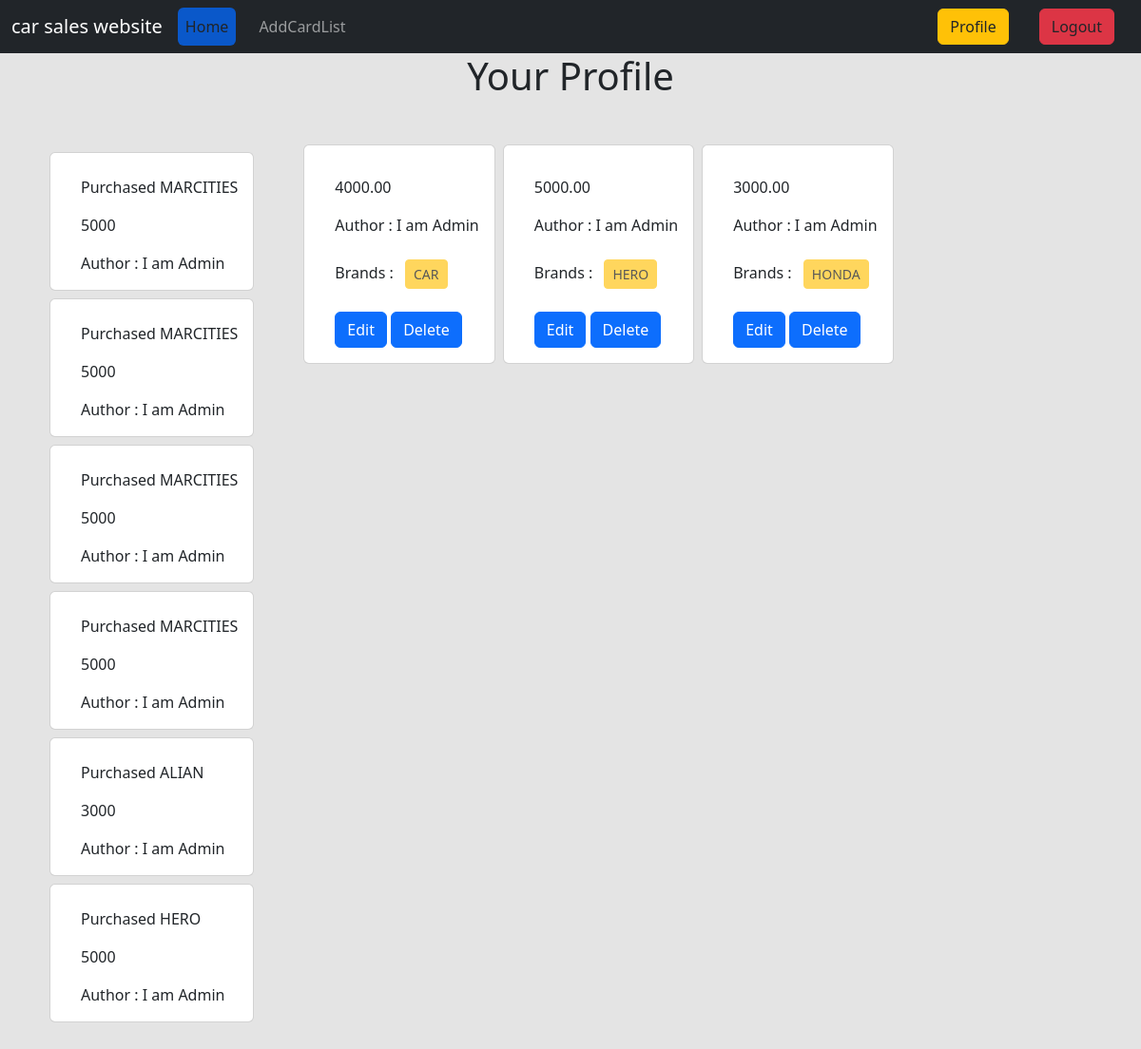
The app's page /author/profile/ (signed in) with its own data.
### author/models.py (models this page shows)
class History(models.Model):
    title = models.CharField(max_length=50)
    delevary_date = models.DateTimeField(auto_now_add=True)
    money = models.IntegerField()
    author = models.ForeignKey(User,on_delete=models.CASCADE,null=True,blank=True,related_name='history')

### car_list/models.py (models this page shows, shortened)
class CarList(models.Model):
    CarName = models.CharField(max_length=100)
    author = models.ForeignKey(User, on_delete=models.CASCADE)
    Brand = models.ForeignKey(Brand, on_delete=models.CASCADE)
    quantity = models.IntegerField(default=None)
    image = models.ImageField(upload_to='uploads/', blank = True, null = True)
    price = models.DecimalField(max_digits=6, decimal_places=2)

### author/views.py (the view)
# urls.py: path('profile/', views.profile, name = 'profile'),
@login_required
def profile(request):
    data = CarList.objects.filter(author = request.user)
    Transactioon = models.History.objects.filter(author = request.user)
    return render(request, 'profile.html', {'data' : data, 'historys' : Transactioon})

### author/templates/profile.html (shortened to what this page needs)
{% extends "base.html" %} {% load crispy_forms_tags %} {% block content%}
<div class="mt-20">
  <h1 class="text-4xl text-center font-bold pb-8">Your Profile</h1>
  <div class="d-flex flex-wrap gap-5 m-5">
      <div class="">
        {% for trnsaction in historys %}
        <div class="">
          <div class="card mx-1 my-2">
            <div class="card-body ms-3">
              <p class="card-text">{{trnsaction.title}}</p>
              <p class="card-text">{{trnsaction.money}}</p>
              <p class="card-text">
                Author : {{trnsaction.author.first_name}}
                {{trnsaction.author.last_name}}
              </p>
            </div>
          </div>
        </div>
        {% endfor %}
      </div>
    <div class="d-flex gap-2">
      {% for post in data %}
      <div class="">
        <div class="card">
          <div class="card-body ms-3">
            <p class="card-text">{{post.price}}</p>
            <p class="card-text">
              Author : {{post.author.first_name}} {{post.author.last_name}}
            </p>
            <p class="card-text">
              Brands :
              <button class="btn btn-warning btn-sm m-2" disabled>
                {{post.CarName}}
              </button>
            </p>
            <a href="{% url 'edit_post' post.id %}" class="btn btn-primary"
              >Edit</a
            >
            <a href="{% url 'delete_post' post.id %}" class="btn btn-primary"
              >Delete</a
            >
          </div>
        </div>
      </div>
      {% endfor %}
    </div>
  </div>
</div>
{% endblock %}

### records on screen
History: title "Purchased MARCITIES", money "5000", author.first_name "I am", author.last_name "Admin"
History: title "Purchased MARCITIES", money "5000", author.first_name "I am", author.last_name "Admin"
History: title "Purchased MARCITIES", money "5000", author.first_name "I am", author.last_name "Admin"
History: title "Purchased MARCITIES", money "5000", author.first_name "I am", author.last_name "Admin"
History: title "Purchased ALIAN", money "3000", author.first_name "I am", author.last_name "Admin"
History: title "Purchased HERO", money "5000", author.first_name "I am", author.last_name "Admin"
CarList: price "4000.00", author.first_name "I am", author.last_name "Admin", CarName "CAR"
CarList: price "5000.00", author.first_name "I am", author.last_name "Admin", CarName "HERO"
CarList: price "3000.00", author.first_name "I am", author.last_name "Admin", CarName "HONDA"
